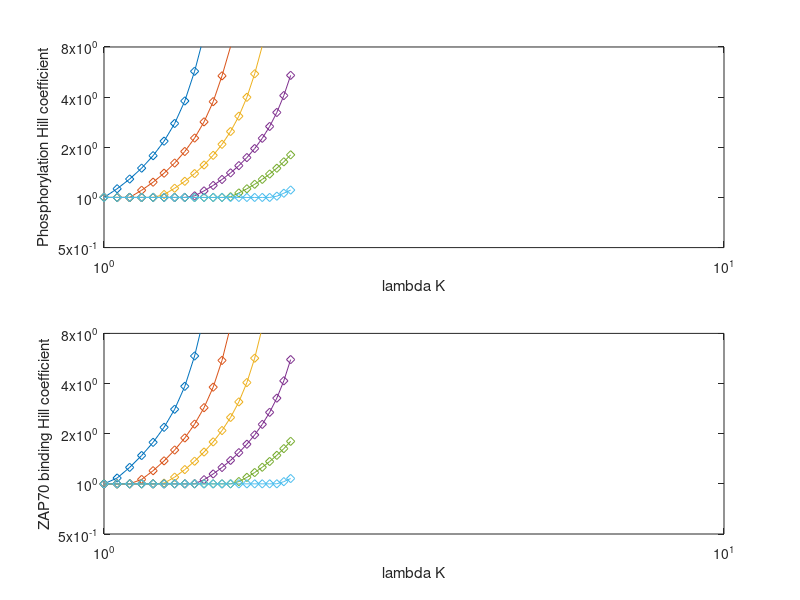
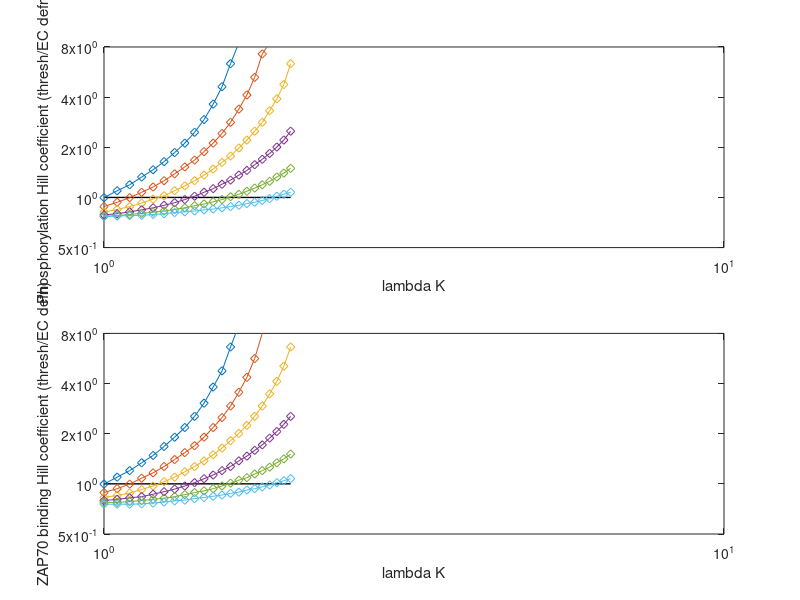
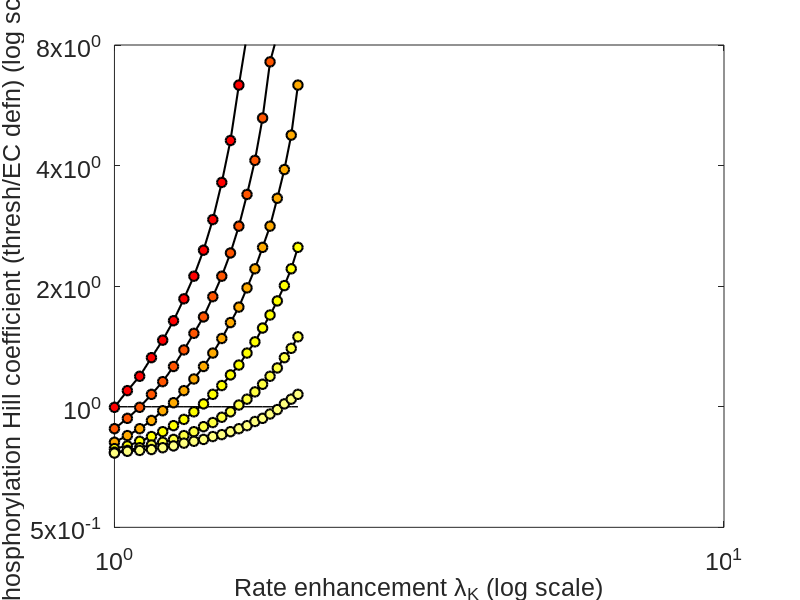

Here is the MATLAB script that generated these plots, in order:
% Integrative model for Lara

lambdaKArray = 1:0.05:2.0;%1.5;
lambdaZArray = 1.0:-0.1:0.5;

paramArray      = lambdaKArray;
paramOuterArray = lambdaZArray;

kF0Array = logspace(-5,5,800); % need about 800 for lambdaK big

% storage arrays
PSSArray          = zeros(numel(kF0Array),numel(paramArray));
ZSSArray          = zeros(numel(kF0Array),numel(paramArray));
nH_Z_Array        = zeros(numel(paramArray),numel(paramOuterArray));
nH_P_Array        = zeros(numel(paramArray),numel(paramOuterArray));
nH_thresh_Z_Array = zeros(numel(paramArray),numel(paramOuterArray));
nH_thresh_P_Array = zeros(numel(paramArray),numel(paramOuterArray));

%figure(4);clf(4);
%figure(5);clf(5);
%figure(31);clf(31);

if(0) % option whether or not to perform simulation
    
    for iParamOuter=1:numel(paramOuterArray)
        
        for iParam=1:numel(paramArray) % loop through parameter
            
            for iDose=1:numel(kF0Array) % loop through KP doses
                
                % biophysical parameters
                kK0 = 1; %s-1
                kF0 = kF0Array(iDose); %s-1
                kon0 = 0.1; %s-1
                koff = 0.01; %s-1
                
                N = 10; % number of sites
                
                lambdaK = lambdaKArray(iParam);%1;
                lambdaZ = lambdaZArray(iParamOuter);%1;
                
                % system
                
                dnPdt =@(nP,nZ) kK0*lambdaK.^nP.*lambdaZ.^nZ.*(N-nP) - kF0*lambdaK.^nP.*lambdaZ.^nZ.*(nP-nZ);
                dnZdt =@(nP,nZ) kon0*lambdaK.^nP.*lambdaZ.^nZ.*(nP-nZ) - koff*nZ;
                
                % CONSTANT DEPHOSPHORYLATION RATE
                %dnPdt =@(nP,nZ) kK0*lambdaK.^nP.*lambdaZ.^nZ.*(N-nP) - kF0*(nP-nZ);
                
                [T,X] = ode23s( @(t,x)[dnPdt(x(1),x(2));dnZdt(x(1),x(2))], [0,1e3], [0,0]);
                
                if(0)
                    figure(1); %clf;
                    hold on;
                    plot(T,X(:,1),'-', 'color', [0.5 0 1]); % purple for phosphorylated
                    plot(T,X(:,2),'-r'); % red for ZAP
                    
                    display(iDose);
                end
                
                PSSArray(iDose,iParam) = X(end,1);
                ZSSArray(iDose,iParam) = X(end,2);
                
            end % finished loop through KP doses
            
            % Compute Hill
            KPRatioArray = kK0./kF0Array;
            
            if(any(diff(PSSArray(:,iParam))>0.001))
                nH_P_Array(iParam,iParamOuter) = -1; % set to -1 if it's nonmonotonic increasing.
            else
                
                % quick and dirty nHill using finite differences
                [nHill_finiteDifference, indexMax] = max(diff(log(PSSArray(:,iParam)./(N-PSSArray(:,iParam))))./...
                    diff(log(KPRatioArray')));
                
                % if it's not 1, then fit cubic to derivative
                if nHill_finiteDifference > 1.001
                    domainStart = max(1,indexMax-5);
                    if indexMax == 1
                        domainEnd = 6;
                    else
                        domainEnd = indexMax+5;
                    end
                    
                    y = log(PSSArray(:,iParam)./(N-PSSArray(:,iParam)));
                    x = log(KPRatioArray');
                    diffx = diff(x(domainStart:domainEnd));
                    diffy = diff(y(domainStart:domainEnd));
                    slope = diffy./diffx;
                    
                    fit = polyfit(x(domainStart:domainEnd-1),slope,3);
                    slope_fit = polyval(fit,x(domainStart:domainEnd-1));
                    HillCoeffMaxSlope = max(slope_fit);
                    
                    nH_P_Array(iParam,iParamOuter) = HillCoeffMaxSlope;
                    
                    if max(abs(slope_fit-slope))>0.1*(max(slope_fit)-min(slope_fit))
                        display('Cubic fit inaccuracy!');
                    end
                    
                    if (0) % plots for debugging the Hill coefficient calculator
                        figure(5); hold on;
                        subplot(4,1,1);hold on;
                        plot(KPRatioArray,PSSArray(:,iParam))
                        set(gca,'xscale','log');
                        
                        subplot(4,1,2);hold on;
                        plot(KPRatioArray,PSSArray(:,iParam)./(N-PSSArray(:,iParam)))
                        set(gca,'xscale','log','yscale','log');
                        
                        subplot(4,1,3);hold on;
                        plot(x,y)
                        
                        subplot(4,1,4);hold on;
                        plot(x(1:end-1),diff(y)./diff(x))
                        
                        figure(4); hold on;
                        plot(x(domainStart:domainEnd-1), slope,'s')
                        plot(x(domainStart:domainEnd-1), slope_fit,'-');
                        
                        drawnow;
                    end
                    
                else
                    nH_P_Array(iParam,iParamOuter) = 1;
                end
                
            end
            
            if(any(diff(ZSSArray(:,iParam))>0.001))
                nH_Z_Array(iParam,iParamOuter) = -1;  % set to -1 if it's nonmonotonic increasing.
            else
                nH_Z_Array(iParam,iParamOuter) = max(diff(log(ZSSArray(:,iParam)./(N-ZSSArray(:,iParam))))./...
                    diff(log(KPRatioArray')));
            end
            
            % threshold definition of hill
            
            [~, iDoseTmp] = min((0.1-ZSSArray(:,iParam)/ZSSArray(1,iParam)).^2);
            EC10 = KPRatioArray(iDoseTmp);
            [~, iDoseTmp] = min((0.5-ZSSArray(:,iParam)/ZSSArray(1,iParam)).^2);
            EC50 = KPRatioArray(iDoseTmp);
            [~, iDoseTmp] = min((0.9-ZSSArray(:,iParam)/ZSSArray(1,iParam)).^2);
            EC90 = KPRatioArray(iDoseTmp);
            
            nH_thresh_Z_Array(iParam,iParamOuter) = log10(81)/log10(EC90/EC10);
            
            [~, iDoseTmp] = min((0.1-PSSArray(:,iParam)/PSSArray(1,iParam)).^2);
            EC10 = KPRatioArray(iDoseTmp);
            [~, iDoseTmp] = min((0.5-PSSArray(:,iParam)/PSSArray(1,iParam)).^2);
            EC50 = KPRatioArray(iDoseTmp);
            [~, iDoseTmp] = min((0.9-PSSArray(:,iParam)/PSSArray(1,iParam)).^2);
            EC90 = KPRatioArray(iDoseTmp);
            
            nH_thresh_P_Array(iParam,iParamOuter) = log10(81)/log10(EC90/EC10);
            
        end % finished sweep through params
        
        
        %%
        
        % Dose response curves
        
        if (iParam == 1)
            skip = 4;
            
            figure(21); clf;
            subplot(2,1,1); hold on; box on;
            plot(KPRatioArray(1:skip:end), PSSArray(1:skip:end));
            set(gca,'xscale','log');
            xlabel('Kinase Phosphatase ratio (ratio of intrinsic rate)');
            ylabel('Number phosphorylation (out of 10)')
            
            legend(num2str(paramArray','%3.2f'),'location','southeast')
            
            subplot(2,1,2); hold on; box on;
            plot(KPRatioArray(1:skip:end), ZSSArray(1:skip:end));
            set(gca,'xscale','log');
            ylabel('Number of ZAP70 bound (out of 10)')
            xlabel('Kinase Phosphatase ratio (ratio of intrinsic rate)');
        end
        
    end % finished sweep through outer params
    
    save('integrativeModel_twoParamSweep.mat');
    
end % if statement to prevent simulation, just for plot generation

%% Hill coefficients

load('integrativeModel_twoParamSweep.mat');

% ---- max derivative defn ----
figure(31); %clf;
subplot(2,1,1); hold on; box on;
plot(paramArray, nH_P_Array,'d-');
set(gca,'xscale','log');
set(gca,'yscale','log');
ylabel('Phosphorylation Hill coefficient');
xlabel('lambda K')
set(gca,'ylim',[2^-1,2^3],'ytick',[0.5 1 2 4 8]);

subplot(2,1,2); hold on; box on;
plot(paramArray, nH_Z_Array,'d-');
set(gca,'xscale','log');
set(gca,'yscale','log');
ylabel('ZAP70 binding Hill coefficient');
xlabel('lambda K');
set(gca,'ylim',[2^-1,2^3],'ytick',[0.5 1 2 4 8]);

% --- EC ratio definition  -----
figure(61); clf;
subplot(2,1,1); hold on; box on;
plot(paramArray, ones(size(paramArray)), '-k', 'LineWidth', 1);
plot(paramArray, nH_thresh_P_Array,'d-');
set(gca,'xscale','log');
set(gca,'yscale','log');
ylabel('Phosphorylation Hill coefficient (thresh/EC defn)');
xlabel('lambda K')
set(gca,'ylim',[2^-1,2^3],'ytick',[0.5 1 2 4 8]);

subplot(2,1,2); hold on; box on;
plot(paramArray, ones(size(paramArray)), '-k', 'LineWidth', 1);
plot(paramArray, nH_thresh_Z_Array,'d-');
set(gca,'xscale','log');
set(gca,'yscale','log');
ylabel('ZAP70 binding Hill coefficient (thresh/EC defn)');
xlabel('lambda K');
set(gca,'ylim',[2^-1,2^3],'ytick',[0.5 1 2 4 8]);

% --- RENDER -----

stupidColors = 2;
colours= hot(numel(paramOuterArray)+2*stupidColors); 
colours = colours((stupidColors+1):(end-stupidColors),:);

% --- EC ratio definition  -----
figure(103); clf; hold on; box on;
plot(paramArray, ones(size(paramArray)), '-k', 'LineWidth', 1);
for iParamOuter=1:numel(paramOuterArray)
    plot(paramArray, nH_thresh_P_Array(:,iParamOuter),'ok-','markerfacecolor',colours(iParamOuter,:),'markersize',7,'linewidth',1.5);
end
set(gca,'xscale','log');
set(gca,'yscale','log');
ylabel1 = ('Phosphorylation Hill coefficient (thresh/EC defn) (log scale)');
xlabel1 = ('Rate enhancement \lambda_K (log scale)');
set(gca,'ylim',[2^-1,2^3],'ytick',[0.5 1 2 4 8]);

pos = get(gcf, 'position');
set(gcf,'units','centimeters','position',[pos(1),pos(2),15,12]);
set(gca,'FontName','Arial','FontSize',18);
xlabel(xlabel1,'FontName','Arial','FontSize',18);
ylabel(ylabel1,'FontName','Arial','FontSize',18);
